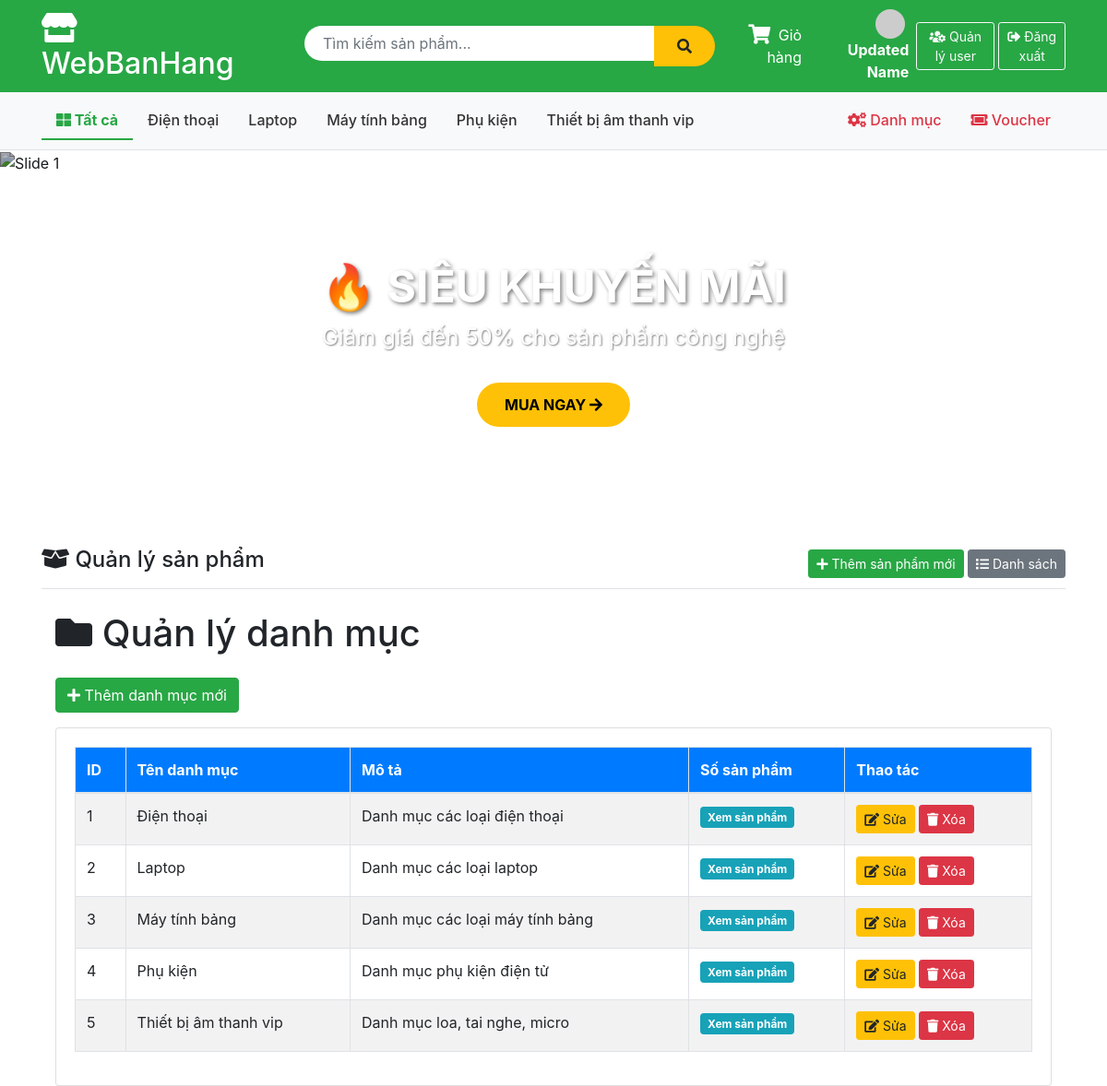
/Category/list (signed in), run on the app's committed database.
### tables this page shows
CREATE TABLE IF NOT EXISTS `category` (
  `id` int NOT NULL AUTO_INCREMENT,
  `name` varchar(100) NOT NULL,
  `description` text,
  PRIMARY KEY (`id`)
);

### app/controllers/CategoryController.php (called while the page is built, shortened)
<?php
require_once('app/config/database.php');
require_once('app/models/CategoryModel.php');
class CategoryController {
    private $categoryModel;
    public function __construct() {
        $this->db = (new Database())->getConnection();
        $this->categoryModel = new CategoryModel($this->db);
    }
    public function list() {
        $categories = $this->categoryModel->getCategories();
        include 'app/views/category/list.php';
    }
}
?>

### index.php (called while the page is built, shortened)
<?php
require_once 'app/helpers/SessionHelper.php';
require_once 'app/config/database.php';
$url = $_GET['url'] ?? '';
$url = rtrim($url, '/');
$url = filter_var($url, FILTER_SANITIZE_URL);
$url = explode('/', $url);
$action = isset($url[1]) && $url[1] != '' ? $url[1] : 'index';
$controller = new $controllerName();
call_user_func_array([$controller, $action], array_slice($url, 2));
?>

### app/helpers/SessionHelper.php (called while the page is built, shortened)
<?php
class SessionHelper {
    public static function isLoggedIn() {
        return isset($_SESSION['username']);
    }
    public static function isAdmin() {
        return isset($_SESSION['username']) &&
               isset($_SESSION['role']) &&
               $_SESSION['role'] === 'admin';
    }
}
?>

### app/config/database.php (called while the page is built, shortened)
<?php
class Database {
    private $host = "localhost";
    private $db_name = "my_store";
    private $username = "root";
    private $password = "";
    public function getConnection() {
        $this->conn = null;
        try {
            $this->conn = new PDO(
                "mysql:host=" . $this->host . ";dbname=" . $this->db_name,
                $this->username,
                $this->password
            );
            $this->conn->exec("set names utf8");
        } catch(PDOException $exception) {
            echo "Connection error: " . $exception->getMessage();
        }
        return $this->conn;
    }
}
?>

### app/models/CategoryModel.php (called while the page is built, shortened)
<?php
class CategoryModel {
    private $conn;
    private $table_name = "category";
    public function __construct($db) {
        $this->conn = $db;
    }
    public function getCategories() {
        $query = "SELECT * FROM " . $this->table_name . " ORDER BY id ASC";
        $stmt = $this->conn->prepare($query);
        $stmt->execute();
        return $stmt->fetchAll(PDO::FETCH_OBJ);
    }
}
?>

### app/views/category/list.php (the view)
<?php include 'app/views/shares/header.php'; ?>
<div class="container mt-4">
    <h1 class="mb-4">
        <i class="fas fa-folder"></i> Quản lý danh mục
    </h1>
    <a href="/Category/add" class="btn btn-success mb-3">
        <i class="fas fa-plus"></i> Thêm danh mục mới
    </a>
    <div class="card">
        <div class="card-body">
            <div class="table-responsive">
                <table class="table table-bordered table-striped table-hover">
                    <thead class="bg-primary text-white">
                        <tr>
                            <th>ID</th>
                            <th>Tên danh mục</th>
                            <th>Mô tả</th>
                            <th>Số sản phẩm</th>
                            <th>Thao tác</th>
                        </tr>
                    </thead>
                    <tbody>
                        <?php
                        $count = 1;
                        foreach($categories as $category):
                        ?>
                        <tr>
                            <td><?php echo $count++; ?></td>
                            <td><?php echo htmlspecialchars($category->name); ?></td>
                            <td><?php echo htmlspecialchars($category->description); ?></td>
                            <td>
                                <a href="/Product?category=<?php echo $category->id; ?>"
                                   class="badge badge-info">
                                    Xem sản phẩm
                                </a>
                            </td>
                            <td>
                                <a href="/Category/edit/<?php echo $category->id; ?>"
                                   class="btn btn-warning btn-sm">
                                    <i class="fas fa-edit"></i> Sửa
                                </a>
                                <a href="/Category/delete/<?php echo $category->id; ?>"
                                   class="btn btn-danger btn-sm"
                                   onclick="return confirm('Bạn có chắc chắn muốn xóa danh mục này?');">
                                    <i class="fas fa-trash"></i> Xóa
                                </a>
                            </td>
                        </tr>
                        <?php endforeach; ?>
                    </tbody>
                </table>
            </div>
        </div>
    </div>
</div>
<?php include 'app/views/shares/footer.php'; ?>

### app/views/shares/header.php (shortened to what this page needs)
<?php
require_once 'app/helpers/SessionHelper.php';
?>
<!DOCTYPE html>
<html lang="vi">
<head>
    <link href="https://stackpath.bootstrapcdn.com/bootstrap/4.5.2/css/bootstrap.min.css" rel="stylesheet">
    <link rel="stylesheet" href="https://cdnjs.cloudflare.com/ajax/libs/font-awesome/5.15.4/css/all.min.css">
</head>
<body>
    <div class="header-top">
        <div class="container">
            <div class="row align-items-center">
                <div class="col-md-3">
                    <h2 class="text-white mb-0">
                        <a href="/Product" style="color: white; text-decoration: none;">
                            <i class="fas fa-store"></i> WebBanHang
                        </a>
                    </h2>
                </div>
                <div class="col-md-5">
                    <form action="/Product/search" method="GET" class="search-box d-flex">
                        <input type="text" name="keyword" class="form-control"
                               placeholder="Tìm kiếm sản phẩm..."
                               value="<?php echo htmlspecialchars($_GET['keyword'] ?? ''); ?>">
                        <button type="submit" class="btn btn-warning">
                            <i class="fas fa-search"></i>
                        </button>
                    </form>
                </div>
                <div class="col-md-4 text-white text-right d-flex align-items-center justify-content-end">
                    <a href="/Product/cart" class="text-white mr-3 position-relative" style="text-decoration: none;">
                        <span class="cart-icon-wrapper">
                            <i class="fas fa-shopping-cart fa-lg"></i>
                        </span>
                        <span class="ml-1 d-none d-md-inline">Giỏ hàng</span>
                    </a>
                    <?php if (SessionHelper::isLoggedIn()): ?>
                        <a href="/Account/profile" class="text-white mr-2" style="text-decoration:none;">
                            <?php
                            $avatarSrc = !empty($_SESSION['avatar'])
                                ? '/public/' . $_SESSION['avatar']
                                : 'https://ui-avatars.com/api/?name=' . urlencode($_SESSION['fullname'] ?? 'U') . '&size=32&background=fff&color=28a745';
                            ?>
                            <img src="<?= $avatarSrc ?>" class="rounded-circle mr-1" style="width:32px;height:32px;object-fit:cover;">
                            <strong><?= htmlspecialchars($_SESSION['fullname'] ?? $_SESSION['username']) ?></strong>
                        </a>
                        <?php if (SessionHelper::isAdmin()): ?>
                            <a href="/Account/manageUsers" class="btn btn-outline-light btn-sm mr-1">
                                <i class="fas fa-users-cog"></i> Quản lý user
                            </a>
                        <?php endif; ?>
                        <a href="/Account/logout" class="btn btn-outline-light btn-sm">
                            <i class="fas fa-sign-out-alt"></i> Đăng xuất
                        </a>
                    <?php endif; ?>
                </div>
            </div>
        </div>
    </div>
    <div class="category-nav">
        <div class="container">
            <ul class="nav">
                <li class="nav-item">
                    <a class="nav-link <?php echo (!isset($_GET['category'])) ? 'active' : ''; ?>"
                       href="/Product">
                        <i class="fas fa-th-large"></i> Tất cả
                    </a>
                </li>
                <?php
                $db = (new Database())->getConnection();
                $stmt = $db->query("SELECT * FROM category ORDER BY name ASC");
                $cats = $stmt->fetchAll(PDO::FETCH_OBJ);
                foreach ($cats as $cat):
                    $isActive = (isset($_GET['category']) && $_GET['category'] == $cat->id) ? 'active' : '';
                ?>
                <li class="nav-item">
                    <a class="nav-link <?php echo $isActive; ?>"
                       href="/Product?category=<?php echo $cat->id; ?>">
                        <?php echo htmlspecialchars($cat->name); ?>
                    </a>
                </li>
                <?php endforeach; ?>
                <?php if (SessionHelper::isAdmin()): ?>
                <li class="nav-item ml-auto">
                    <a class="nav-link admin-link" href="/Category/list">
                        <i class="fas fa-cogs"></i> Danh mục
                    </a>
                </li>
                <li class="nav-item">
                    <a class="nav-link admin-link" href="/Voucher">
                        <i class="fas fa-ticket-alt"></i> Voucher
                    </a>
                </li>
                <?php endif; ?>
            </ul>
        </div>
    </div>
    <div class="banner-slider">
        <div id="mainSlider" class="carousel slide" data-ride="carousel" data-interval="4000">
            <ol class="carousel-indicators">
                <li data-target="#mainSlider" data-slide-to="0" class="active"></li>
                <li data-target="#mainSlider" data-slide-to="1"></li>
                <li data-target="#mainSlider" data-slide-to="2"></li>
            </ol>
            <div class="carousel-inner">
                <div class="carousel-item active">
                    <img src="https://images.unsplash.com/photo-1607082348824-0a96f2a4b9da?w=1200" alt="Slide 1">
                    <div class="carousel-caption">
                        <h3>🔥 SIÊU KHUYẾN MÃI</h3>
                        <p>Giảm giá đến 50% cho sản phẩm công nghệ</p>
                        <a href="/Product" class="btn-shop-now">MUA NGAY <i class="fas fa-arrow-right"></i></a>
                    </div>
                </div>
            </div>
            <a class="carousel-control-prev" href="#mainSlider" role="button" data-slide="prev">
                <span class="carousel-control-prev-icon"></span>
            </a>
            <a class="carousel-control-next" href="#mainSlider" role="button" data-slide="next">
                <span class="carousel-control-next-icon"></span>
            </a>
        </div>
    </div>
    <div class="container mt-4">
        <div class="d-flex justify-content-between align-items-center mb-3 border-bottom pb-2">
            <h4><i class="fas fa-box-open"></i> Quản lý sản phẩm</h4>
            <?php if (SessionHelper::isAdmin()): ?>
            <div>
                <a href="/Product/add" class="btn btn-success btn-sm">
                    <i class="fas fa-plus"></i> Thêm sản phẩm mới
                </a>
                <a href="/Product" class="btn btn-secondary btn-sm">
                    <i class="fas fa-list"></i> Danh sách
                </a>
            </div>
            <?php endif; ?>
        </div>

### app/views/shares/header.php (style rules this page uses)
.badge-info { background-color: #17a2b8 !important; color: white; font-size: 0.75rem; padding: 0.35rem 0.5rem; }
.header-top { background: #28a745; padding: 10px 0; }
.search-box { max-width: 600px; margin: 0 auto; }
.search-box input { border-radius: 25px 0 0 25px; border: none; padding: 10px 20px; }
.search-box button { border-radius: 0 25px 25px 0; background: #ffc107; border: none; padding: 10px 25px; }
.category-nav { background: #f8f9fa; padding: 10px 0; border-bottom: 1px solid #dee2e6; }
.category-nav .nav-link { color: #333; font-weight: 500; }
.category-nav .nav-link.active { color: #28a745; font-weight: bold; border-bottom: 2px solid #28a745; }
.admin-link { color: #dc3545 !important; font-weight: bold; }
.cart-icon-wrapper { position: relative; display: inline-block; }
.banner-slider { position: relative; margin-bottom: 30px; }
.banner-slider .carousel-item { height: 400px; }
.banner-slider .carousel-item img { height: 100%; object-fit: cover; filter: brightness(0.7); }
.banner-slider .carousel-caption { bottom: 20%; }
.banner-slider .carousel-caption h3 { font-size: 3rem; font-weight: bold; text-shadow: 2px 2px 4px rgba(0,0,0,0.5); }
.banner-slider .carousel-caption p { font-size: 1.5rem; text-shadow: 1px 1px 2px rgba(0,0,0,0.5); }
.btn-shop-now { background: #ffc107; color: #000; padding: 12px 30px; border-radius: 25px; font-weight: bold; text-decoration: none; display: inline-block; margin-top: 15px; transition: all 0.3s; }

### data on the page
category: name "Điện thoại", description "Danh mục các loại điện thoại"
category: name "Laptop", description "Danh mục các loại laptop"
category: name "Máy tính bảng", description "Danh mục các loại máy tính bảng"
category: name "Phụ kiện", description "Danh mục phụ kiện điện tử"
category: name "Thiết bị âm thanh vip", description "Danh mục loa, tai nghe, micro"

### other printed values
$_SESSION['fullname'] "Updated Name"
